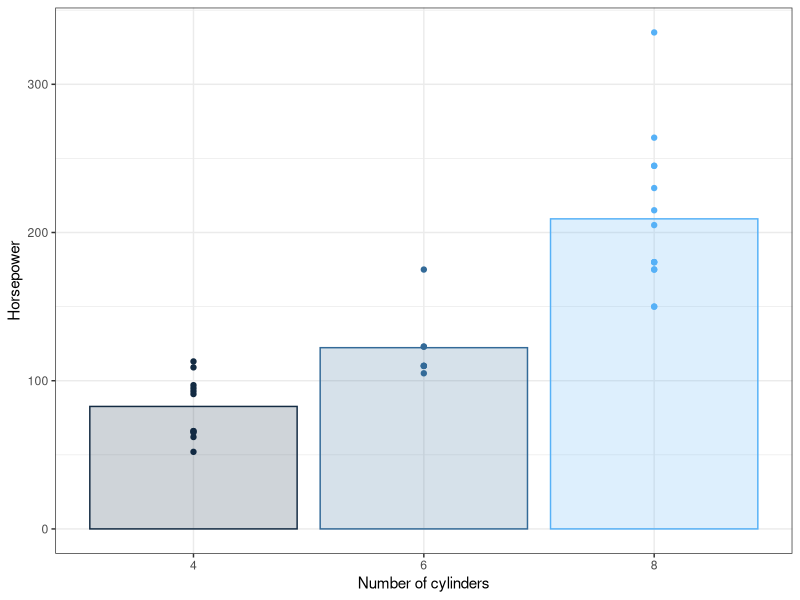

This chart was generated by the following R code:
## ---- chunk 1
knitr::opts_knit$set(root.dir = '../../../../')
knitr::opts_chunk$set(
  collapse = TRUE,
  comment = "#>",
  fig.path = "figs/",
  fig.height = 3,
  fig.width = 3,
  fig.align = "center"
)
## ---- chunk 2
library(ggplot2)
library(dplyr)
id <- mtcars
gd <- id %>%
  group_by(cyl) %>% 
  summarise(hp = mean(hp))

ggplot(id, aes(x = factor(cyl), y = hp, color = cyl, fill = cyl)) +
  geom_point() +
  geom_bar(data = gd, stat = "identity", alpha = .2) +
  guides(color = "none", fill = "none") +
  labs(
    x = "Number of cylinders",
    y = "Horsepower"
  ) +
  theme_bw()
